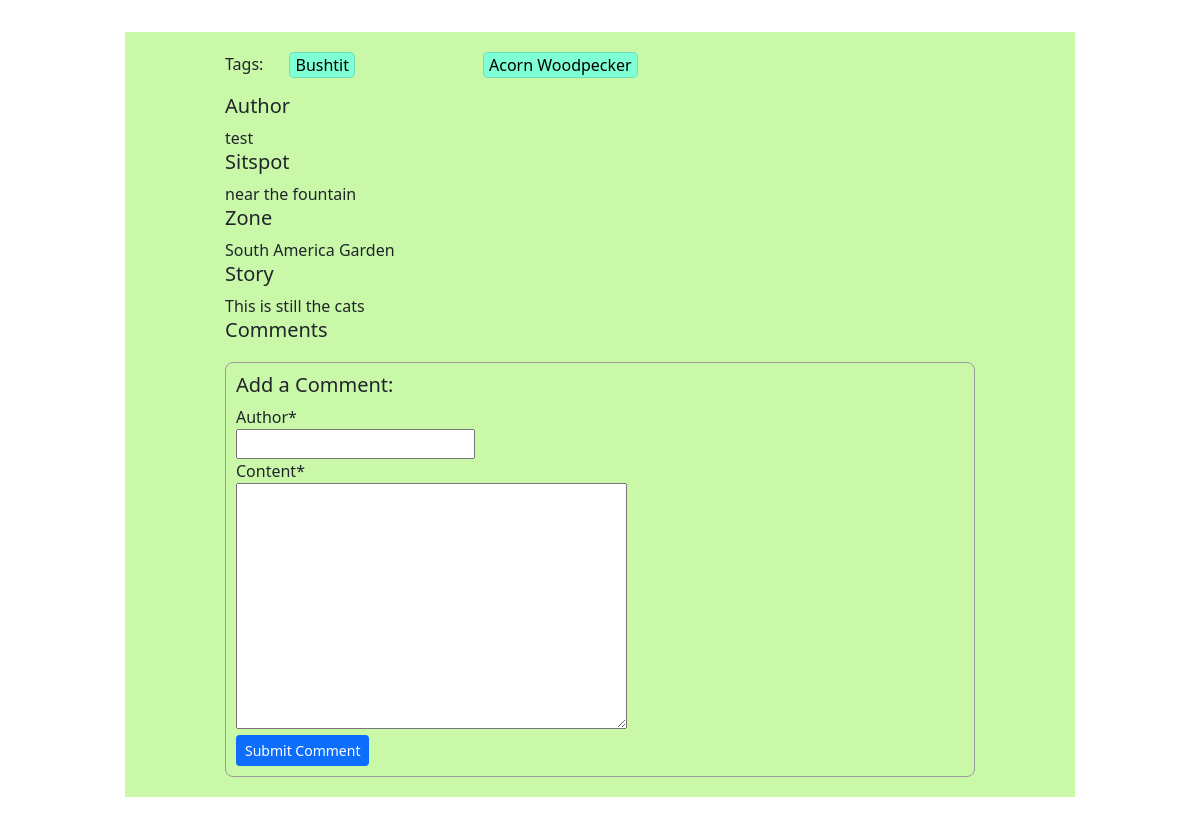
The app's page /naturestories/5 (lower part), older data.
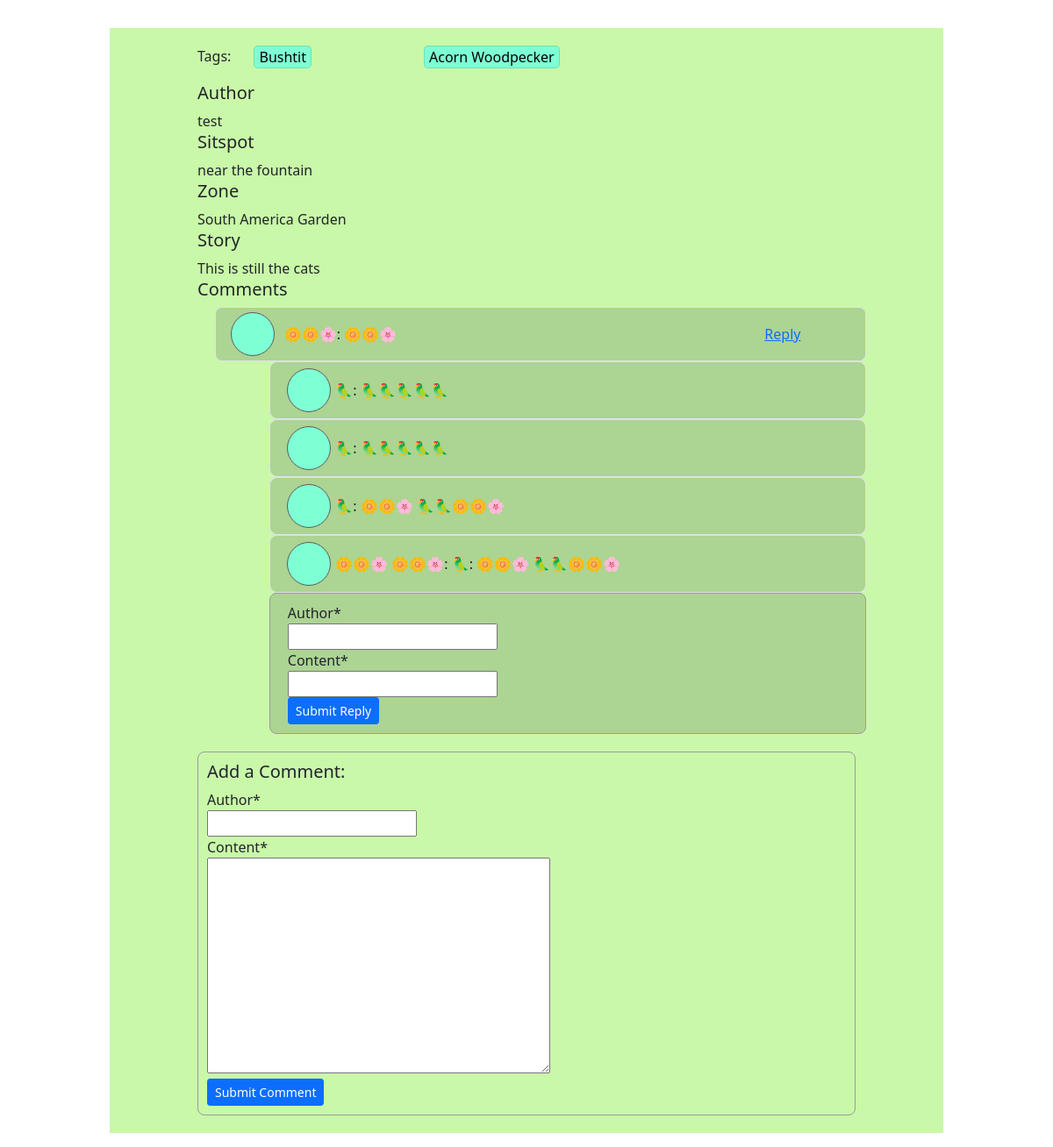
The same page, newer data.
### SitSpots/models.py (models this page shows, shortened)
class Tag(models.Model):
    type = models.CharField(max_length=255)
    name =  models.CharField(max_length=255)
    scientific_name = models.TextField()
    description = models.TextField()
    diet = models.TextField()
    habitat = models.TextField()
    terrestrial_biome = models.TextField()
    created_at = models.DateTimeField(auto_now_add=True)
    updated_at = models.DateTimeField(auto_now=True)
    tagged = models.ManyToManyField(Post, related_name='tags')

class Comment(models.Model):
    content = models.TextField()
    author = models.TextField()
    user = models.ForeignKey(MyUser,related_name='comments', on_delete=models.SET_NULL, null=True, blank=True)
    post = models.ForeignKey(Post, related_name='comments', on_delete=models.CASCADE)
    flagged=models.BooleanField(default=False)
    created_at = models.DateTimeField(auto_now_add=True)
    updated_at = models.DateTimeField(auto_now=True)

class Reply(models.Model):
    content = models.TextField()
    author = models.TextField()
    user = models.ForeignKey(MyUser,related_name='replies', on_delete=models.SET_NULL, null=True, blank=True)
    website = models.URLField(max_length=500, blank=True, default='')
    comment = models.ForeignKey(Comment, related_name='replies', on_delete=models.CASCADE)
    flagged=models.BooleanField(default=False)
    created_at = models.DateTimeField(auto_now_add=True)
    updated_at = models.DateTimeField(auto_now=True)

### naturestories/views.py (the view)
# urls.py: path('<int:numb>', views.stories_read_more),
def stories_read_more(request, numb):
    this_post = Post.objects.get(id=numb)
    comment_form = CommentForm()
    reply_form = ReplyForm()
    context ={
        "post" : this_post,
        "comment_form" : comment_form,
        "reply_form" : reply_form,
    }
    print("*"*40)
    print(this_post.image.url)
    return render(request, "naturestories/stories_read_more.html", context)

### naturestories/forms.py
class CommentForm(forms.ModelForm):
    author = forms.CharField(max_length=255, required=True)
    class Meta:
        model = Comment
        fields = ('author','content')

class ReplyForm(forms.ModelForm):
    author = forms.CharField(max_length=255, required=True)
    content = forms.CharField(max_length=255, required=True)
    class Meta:
        model = Reply
        fields = ('author','content')

### naturestories/templates/naturestories/stories_read_more.html (shortened to what this page needs)
<!DOCTYPE html>
<html lang="en">
    <head>
        <link href="https://cdn.jsdelivr.net/npm/bootstrap@5.0.0-beta2/dist/css/bootstrap.min.css" rel="stylesheet">
            {% load static %}
        <link rel="stylesheet" href="{% static 'naturestories/css/style.css' %}">
        {%load crispy_forms_tags %}
    </head>
    <body class="container-fluid" data-media-url="{% get_media_prefix %}">
        <div class="container">
            <div class="read_more_img">
            </div>
            <div class="row justify-content-md-center">
                <ul class="read_more col col-lg-10">
                    <li class="row">
                        <p class="col col-lg-1">Tags:</p>
                        {% for tag in post.tags.all %}
                        <div class="col col-lg-3">
                            <a href="#"><p class="tag">{{tag.name}}</p></a>
                        </div>
                        {% endfor %}
                    </li>
                    <li><h5>Author</h5> {{post.author}}</li>
                    <li><h5>Sitspot</h5> {{post.sitspot}}</li>
                    <li><h5>Zone</h5> {{post.zone.name}}</li>
                    <li><h5>Story</h5>{{post.content}}</li>
                    <li>
                        <h5>Comments</h5>
                        <ul class="comment_list" id='comment_list'>
                            {% include 'naturestories/stories_comments_and_replies.html' %}
                        </ul>
                    </li>
                    <li class="add_comment_form">
                        <h5>Add a Comment:</h5>
                        <form action="/naturestories/new_comment" method="POST" id="new_comment">
                            {{ comment_form|crispy }}
                            <button type="submit" class="btn btn-primary btn-sm">Submit Comment</button>
                        </form>
                    </li>
                </ul>
            </div>
        </div>
    </body>
</html>

### naturestories/templates/naturestories/stories_comments_and_replies.html (shortened to what this page needs)
{%load crispy_forms_tags %}
{% for comment in post.comments.all|dictsortreversed:"created_at" %}
    <li class="row comment_row border">
        <div class="col col-lg-1 ">
            <div class="comment_profile_pic"></div>
        </div>
        <div class="col col-lg-9 comment_content">
            {{comment.author}}: {{comment.content}}
        </div>
        <div class="col col-lg-2 comment_reply">
            <a href="#">Reply</a>
        </div>
    </li>
    {% for reply in comment.replies.all %}
    <li class="row reply_row">
        <div class="col col-lg-1 "></div>
        <div class="col col-lg-11 border">
            <div class="row indented_replies">
                <div class="col col-lg-1"><div class="comment_profile_pic"></div></div>
                <div class="col col-lg-11 comment_content">{{reply.author}}: {{reply.content}}</div>
            </div>
        </div>
    </li>
    {% endfor %}
    <li class="row reply_row">
        <div class="col col-lg-1 "></div>
        <div class="col col-lg-11 form_row">
        <form class="form-inline reply_form_ajax" action="/naturestories/new_reply" method="POST">
            <div class="form-group col-md-4 mb-0">
                {{ reply_form.author|as_crispy_field }}
            </div>
            <div class="form-group col-md-11 mb-0">
                {{ reply_form.content|as_crispy_field }}
            </div>
            <button type="submit" class="btn btn-primary btn-sm">Submit Reply</button>
        </form>
        </div>
    </li>
{% endfor %}

Row changes from the older to the newer data that the page shows:
added Comment: author "🌼🌼🌸", content "🌼🌼🌸"
added Reply: author "🦜", content "🦜🦜🦜🦜🦜"
added Reply: author "🦜", content "🦜🦜🦜🦜🦜"
added Reply: author "🦜", content "🌼🌼🌸 🦜🦜🌼🌼🌸"
added Reply: author "🌼🌼🌸 🌼🌼🌸", content "🦜: 🌼🌼🌸 🦜🦜🌼🌼🌸"
